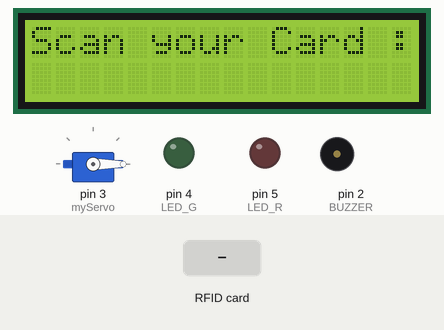
Simulated run of this sketch. Board: Arduino Uno, built with avr-gcc and run on an emulated ATmega328P. Parts: servo, 16×2 character LCD, output pins drawn as LEDs (lit = HIGH), buzzer (waves = sounding). The test bench sets the inputs (shaded band). Pins used as bus, display or sensor lines are not drawn; what the sketch prints to the serial monitor is not drawn.

Above: at 1.3 s.
1.4 s: RFID card 86 41 2A 1F held to the reader
At 3.7 s:
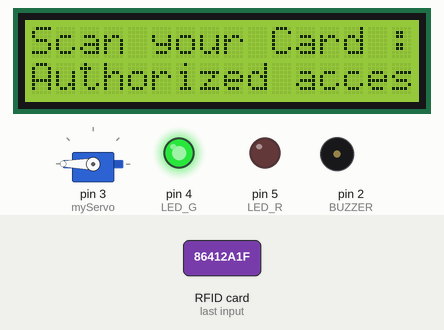
At 7.5 s:
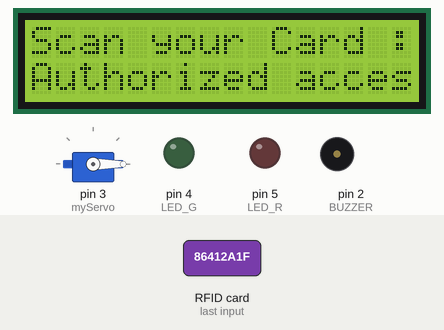
Timing chart, 0 to 9.0 s (numbered marks = the images above; inputs shaded):
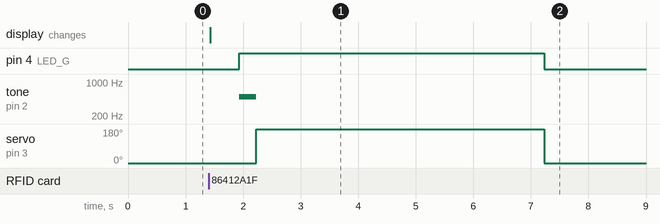

Measured:
- after the input at 1.4 s, pin 4 (LED_G): LOW → HIGH after 0.53 s, → LOW 5.3 s later; tone on pin 2 (BUZZER): silent → 500 Hz after 0.53 s, → silent 0.30 s later; servo on pin 3 (myServo): 0° → 180° after 0.83 s, → 0° 5.0 s later; the display: changes at once (image 1)

The sketch:

servo_control.ino
```cpp
#include <LiquidCrystal_I2C.h>
//Viral Science
//RFID
#include <SPI.h>
#include <MFRC522.h>
#include <Servo.h>

#define SS_PIN 10
#define RST_PIN 9
#define LED_G 4 //define green LED pin
#define LED_R 5 //define red LED
#define BUZZER 2 //buzzer pin
MFRC522 mfrc522(SS_PIN, RST_PIN);   // Create MFRC522 instance.
Servo myServo; //define servo name

const int  en = 2, rw = 1, rs = 0, d4 = 4, d5 = 5, d6 = 6, d7 = 7, bl = 3;
const int i2c_addr = 0x27;
//this initialises the LCD screen
LiquidCrystal_I2C lcd(i2c_addr, en, rw, rs, d4, d5, d6, d7, bl, POSITIVE);


void setup()
{
  Serial.begin(9600);   // Initiate a serial communication
  SPI.begin();      // Initiate  SPI bus
  mfrc522.PCD_Init();   // Initiate MFRC522
  myServo.attach(3); //servo pin
  myServo.write(0); //servo start position
  pinMode(LED_G, OUTPUT);
  pinMode(LED_R, OUTPUT);
  pinMode(BUZZER, OUTPUT);
  noTone(BUZZER);
  Serial.println("Put your card to the reader...");
  Serial.println();
  lcd.begin(16,2);
  lcd.clear();
  lcd.setCursor(0,0);
  lcd.print("Scan your Card :");

}
void loop()
{

  // Look for new cards
  if ( ! mfrc522.PICC_IsNewCardPresent())
  {
    return;
  }
  // Select one of the cards
  if ( ! mfrc522.PICC_ReadCardSerial())
  {
    return;
  }
  //Show UID on serial monitor
  Serial.print("UID tag :");
  String content= "";
  byte letter;
  for (byte i = 0; i < mfrc522.uid.size; i++)
  {
     Serial.print(mfrc522.uid.uidByte[i] < 0x10 ? " 0" : " ");
     Serial.print(mfrc522.uid.uidByte[i], HEX);
     content.concat(String(mfrc522.uid.uidByte[i] < 0x10 ? " 0" : " "));
     content.concat(String(mfrc522.uid.uidByte[i], HEX));
  }
  Serial.println();
  Serial.print("Message : ");
  content.toUpperCase();
  if (content.substring(1) == "86 41 2A 1F" || content.substring(1)=="DE EE 54 D3"||
  content.substring(1)=="DB 55 1A 51") //change here the UID of the card/cards that you want to give access
  {
    Serial.println("Authorized access");
    lcd.setCursor(0,1);
    lcd.print("Authorized access");
    Serial.println();
    delay(500);
    digitalWrite(LED_G, HIGH);
    tone(BUZZER, 500);
    delay(300);
    noTone(BUZZER);
    myServo.write(180);
    delay(5000);
    myServo.write(0);
    digitalWrite(LED_G, LOW);
  }

 else   {
    Serial.println(" Access denied");
    digitalWrite(LED_R, HIGH);
    tone(BUZZER, 300);
    delay(1000);
    digitalWrite(LED_R, LOW);
    noTone(BUZZER);
  }
}

void scroll ()
{lcd.setCursor(0,1);
  lcd.autoscroll();

  lcd.print("Authorized denied");
  /*for(int thechar =0;thechar<10; thechar++)
  {
    lcd.print(thechar);
    //delay(500);
    }  */

   lcd.noAutoscroll();

   lcd.clear();
 }
```
